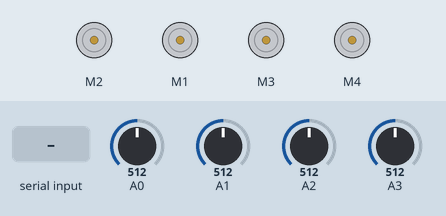
This sketch was run on a simulated Arduino Uno, built with avr-gcc and run on an emulated ATmega328P. Shown: 4 × DC motor (green arrow = forward, orange = backward, longer = faster). The test bench sets the inputs (shaded band); at power-on: A0 = 512, A1 = 512, A2 = 512, A3 = 512.

Above: at 1.2 s.
1.3 s: A0 set to 533
At 2.8 s:
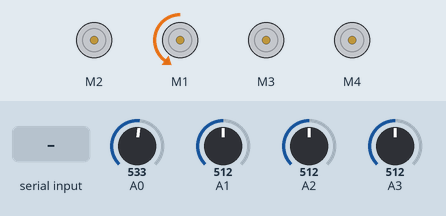
3.5 s: A1 set to 541
At 4.4 s:
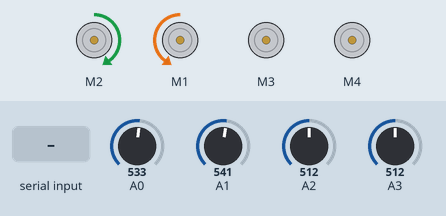
5.5 s: A2 set to 545
At 7.2 s:
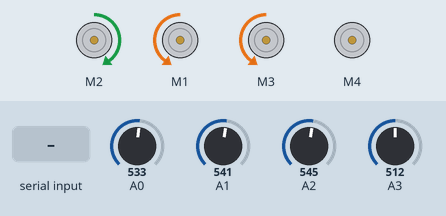
7.5 s: A3 set to 716
At 8.8 s:
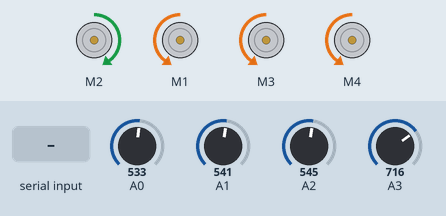
9.5 s: "la 150\n" received over Serial
At 10.4 s:
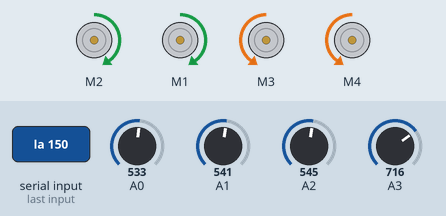
11.5 s: A0 set to 306
At 13.2 s:
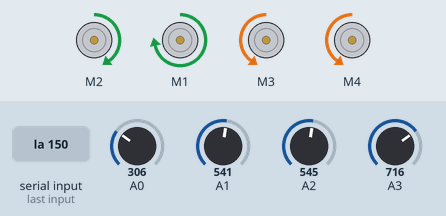
Timing chart, 0 to 14.5 s (numbered marks = the images above; inputs shaded):
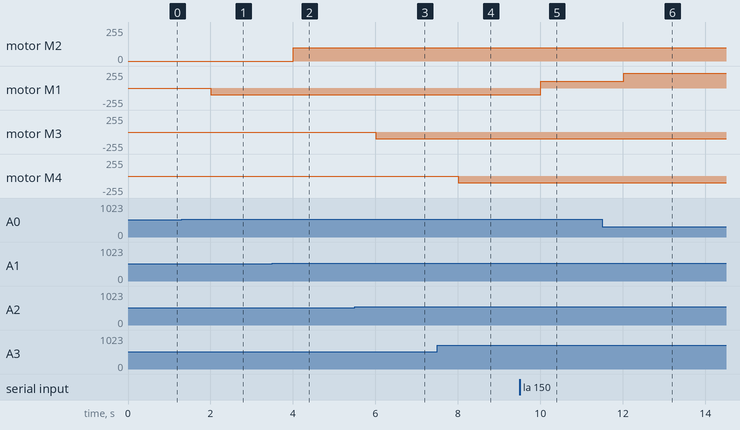

The sketch:

left_arm.ino
```cpp
#include "StringSplitter.h"
#include "agiat_library.h"

#define POS_LSX A0
#define POS_LSY A1
#define POS_LSZ A2
#define POS_LBI A3

AF_DCMotor leftShoulderX(1, MOTOR12_64KHZ);
AF_DCMotor leftShoulderY(2, MOTOR12_64KHZ);
AF_DCMotor leftShoulderZ(3, MOTOR12_64KHZ);
AF_DCMotor leftBicept(4, MOTOR12_64KHZ);

Shield_Motor left_shoulder_y(POS_LSY);
Shield_Motor left_shoulder_z(POS_LSZ);
Shield_Motor left_shoulder_x(POS_LSX);
Shield_Motor left_bicept(POS_LBI);


int current_bicept = left_bicept.current_deg();
int current_shoulder_x = left_shoulder_x.current_deg();
int current_shoulder_y = left_shoulder_y.current_deg();
int current_shoulder_z = left_shoulder_z.current_deg();


int target_bicept = current_bicept;
int target_shoulder_x = current_shoulder_x;
int target_shoulder_y = current_shoulder_y;
int target_shoulder_z = current_shoulder_z;


// Define the parameters for PID control
const double Kp = 0.5; // Proportional gain
const double Ki = 0.2; // Integral gain
const double Kd = 0.1; // Derivative gain

//double previousErrorX = current_shoulder_x; // Error in previous iteration for motor 1
//double previousErrorY = current_shoulder_y; // Error in previous iteration for motor 2
//double previousErrorZ = current_shoulder_z;
//double previousErrorBicept = current_bicept;


double integral1 = 0; // Integral term for motor 1
double integral2 = 0; // Integral term for motor 2

double error_x;
double error_y;
double error_z;
double error_bicept;


void setup() {
  Serial.begin(9600);

  leftShoulderY.setSpeed(200);
  leftShoulderX.setSpeed(200);
  leftShoulderZ.setSpeed(200);
  leftBicept.setSpeed(200);
  left_shoulder_x.setDirection(-1);
  left_bicept.setDirection(-1);

  target_bicept = left_bicept.current_deg();
  target_shoulder_x = left_shoulder_x.current_deg();
  target_shoulder_y = left_shoulder_y.current_deg();
  target_shoulder_z = left_shoulder_z.current_deg();

}

void loop() {

  if (Serial.available() > 0){
    // get the command from controlling program
    String command = Serial.readStringUntil('\n');

    // split the command
    char command_1[command.length()];
    command.toCharArray(command_1, command.length() + 1);

    char* v[5];
    int i = 0;
    char* p;
    p = strtok(command_1, " ");
    while(p && i < 5){
      v[i] = p;
      p = strtok(NULL, " ");
      i++;
    }

    String motorName = v[0];
    String method = v[1];
    String param = v[2];

    if (motorName == "la"){

      String first_param = v[1];
      String second_param = v[2];
      String third_param = v[3];
      String fourth_param = v[4];

      if (isDigit(first_param.charAt(0))){
        target_shoulder_x = first_param.toInt();
      }

      if (isDigit(second_param.charAt(0))){
        target_shoulder_y = second_param.toInt();
      }

      if (isDigit(third_param.charAt(0))){
        target_shoulder_z = third_param.toInt();
      }

      if (isDigit(fourth_param.charAt(0))){
        target_bicept = fourth_param.toInt();
      }


    }

    if (motorName.substring(0, 10) == "current_la"){
      Serial.print("X: "); Serial.print(left_shoulder_x.current_deg());
      Serial.print(" Y: "); Serial.print(left_shoulder_y.current_deg());
      Serial.print(" Z: "); Serial.print(left_shoulder_z.current_deg());
      Serial.print(" Bicept: "); Serial.println(left_bicept.current_deg());

    }

    if (motorName.substring(0, 8) == "error_la"){
      Serial.print("X Error: "); Serial.print(error_x);
      Serial.print(" Y Error: "); Serial.print(error_y);
      Serial.print(" Z Error: "); Serial.print(error_z);
      Serial.print(" Bicept Error: "); Serial.println(error_bicept);

    }

    // FOR LEFT SHOULDER X ===============================================
    if (motorName == "left_shoulder_x" && method == "current"){
      Serial.println(left_shoulder_x.current_deg());
    }
    else if (motorName == "left_shoulder_x" && method == "move"){
      target_shoulder_x = param.toInt();
      Serial.println("Finish");
    }

    // FOR LEFT SHOULDER Y ===============================================
    if (motorName == "left_shoulder_y" && method == "current"){
      Serial.println(left_shoulder_y.current_deg());
    }
    else if (motorName == "left_shoulder_y" && method == "move"){
      target_shoulder_y = param.toInt();
      Serial.println("Finish");
    }

    // FOR LEFT SHOULDER Z ================================================
    if (motorName == "left_shoulder_z" && method == "current"){
      Serial.println(left_shoulder_z.current_deg());
    }
    else if (motorName == "left_shoulder_z" && method == "move"){
      target_shoulder_z = param.toInt();
      Serial.println("Finish");
    }

    // FOR LEFT BICEPT ====================================================
    if (motorName == "left_bicept" && method == "current"){
      Serial.println(left_bicept.current_deg());
    }
    else if (motorName == "left_bicept" && method == "move"){
      target_bicept = param.toInt();
      Serial.println("Finish");
    }

  }


  current_shoulder_x = left_shoulder_x.current_deg();
  current_shoulder_y = left_shoulder_y.current_deg();
  current_shoulder_z = left_shoulder_z.current_deg();
  current_bicept = left_bicept.current_deg();

  // Calculate errors
  error_x = target_shoulder_x - current_shoulder_x;
  error_y = target_shoulder_y - current_shoulder_y;
  error_z = target_shoulder_z - current_shoulder_z;
  error_bicept = target_bicept - current_bicept;

  // set speed =============================================================
  if (error_x <= 12){
    leftShoulderX.setSpeed(100);
  } else{
    leftShoulderX.setSpeed(220);
  }

  if (error_y <= 12){
    leftShoulderY.setSpeed(100);
  } else{
    leftShoulderY.setSpeed(220);
  }

  if (error_z <= 12){
    leftShoulderZ.setSpeed(100);
  } else{
    leftShoulderZ.setSpeed(220);
  }

  if (error_bicept <= 12){
    leftBicept.setSpeed(100);
  } else{
    leftBicept.setSpeed(220);
  }


  // Run motor ==============================================================

  if (error_x <= 3 && error_x >= -3){
    leftShoulderX.run(RELEASE);
  } else if(error_x > 3){
    leftShoulderX.run(FORWARD);
  } else if(error_x < -3){
    leftShoulderX.run(BACKWARD);
  }

  if (error_y <= 3 && error_y >= -3){
    leftShoulderY.run(RELEASE);
  } else if(error_y > 3){
    leftShoulderY.run(BACKWARD);
  } else if(error_y < -3){
    leftShoulderY.run(FORWARD);
  }

  if (error_z <= 3 && error_z >= -3){
    leftShoulderZ.run(RELEASE);
  } else if(error_z > 3){
    leftShoulderZ.run(FORWARD);
  } else if(error_z < -3){
    leftShoulderZ.run(BACKWARD);
  }

  if (error_bicept <= 3 && error_bicept >= -3){
    leftBicept.run(RELEASE);
  } else if(error_bicept > 3){
    leftBicept.run(FORWARD);
  } else if(error_bicept < -3){
    leftBicept.run(BACKWARD);
  }


//  // Calculate PID control outputs
//  double output_x = Kp * error_x + Kd * (error_x - previousErrorX); // Ki * integral1
//  double output_y = Kp * error_y + Kd * (error_y - previousErrorY);
//  double output_z = Kp * error_z + Kd * (error_z - previousErrorZ);
//  double output_bicept = Kp * error_bicept + Kd * (error_bicept - previousErrorBicept);
//
//  // Update integral terms
//  integral1 += error_x;
//  integral2 += error_y;
//
  // Update previous errors
//  previousErrorX = error_x;
//  previousErrorY = error_y;
//  previousErrorZ = error_z;
//  previousErrorBicept = error_bicept;
//
//  // Limit the outputs to the motor speed range (-255 to 255)
//  int motorSpeedX = constrain(output_x, -255, 255);
//  int motorSpeedY = constrain(output_y, -255, 255);
//  int motorSpeedZ = constrain(output_z, -255, 255);
//  int motorSpeedBicept = constrain(output_bicept, -255, 255);


  // Apply control signals to the motors
  // PID
//  if (error_x <= 2 && error_x >= -2){
//    motorSpeedX = 0;
//  }
//  if (error_y <= 2 && error_y >= -2){
//    motorSpeedY = 0;
//  }
//  if (error_z <= 2 && error_z >= -2){
//    motorSpeedZ = 0;
//  }
//  if (error_bicept <= 2 && error_bicept >= -2){
//    motorSpeedBicept = 0;
//  }
//
//  if (motorSpeedX > 0) {
//    leftShoulderX.run(FORWARD);
//    leftShoulderX.setSpeed(motorSpeedX);
//  } else if (motorSpeedX < 0) {
//    leftShoulderX.run(BACKWARD);
//    leftShoulderX.setSpeed(-motorSpeedX);
//  } else if(motorSpeedX == 0) {
//    leftShoulderX.run(RELEASE);
//  }
//
//  if (motorSpeedY > 0) {
//    leftShoulderY.run(FORWARD);
//    leftShoulderY.setSpeed(motorSpeedY);
//  } else if (motorSpeedY < 0) {
//    leftShoulderY.run(BACKWARD);
//    leftShoulderY.setSpeed(-motorSpeedY);
//  } else if(motorSpeedY == 0){
//    leftShoulderY.run(RELEASE);
//  }
//
//  if (motorSpeedZ > 0) {
//    leftShoulderZ.run(FORWARD);
//    leftShoulderZ.setSpeed(motorSpeedZ);
//  } else if (motorSpeedX < 0) {
//    leftShoulderZ.run(BACKWARD);
//    leftShoulderZ.setSpeed(-motorSpeedZ);
//  } else if(motorSpeedZ == 0){
//    leftShoulderZ.run(RELEASE);
//  }
//
//  if (motorSpeedBicept > 0) {
//    leftBicept.run(FORWARD);
//    leftBicept.setSpeed(motorSpeedBicept);
//  } else if (motorSpeedBicept < 0) {
//    leftBicept.run(BACKWARD);
//    leftBicept.setSpeed(-motorSpeedBicept);
//  } else if(motorSpeedBicept == 0){
//    leftBicept.run(RELEASE);
//  }

  // Serial.print("X: "); Serial.print(left_shoulder_x.current_deg());
  // Serial.print(" Y: "); Serial.print(left_shoulder_y.current_deg());
  // Serial.print(" Z: "); Serial.print(left_shoulder_z.current_deg());
  // Serial.print(" Bicept: "); Serial.println(left_bicept.current_deg());

  delay(1000);


}
```

agiat_library.cpp
```cpp
#include "agiat_library.h"

// MOTOR SET UP =============================================================================================

Motor::Motor(int en, int in1, int in2, int potPin){
    en = en;
    in1 = in1;
    in2 = in2;
    potPin = potPin;
    current = map(analogRead(potPin), 0, 1023, 0, 270);
    pinMode(en, OUTPUT);
    pinMode(in1, OUTPUT);
    pinMode(in2, OUTPUT);
    pinMode(potPin, INPUT);
}

int Motor::current_deg(){
    current = map(analogRead(potPin), 0, 1023, 0, 270);
    return current;
}

void Motor::setDirection(int direct){
    _direction = direct;
}

void Motor::stopMotor(){
    digitalWrite(in1, LOW);
    digitalWrite(in2, LOW);
}

void Motor::set_speed(int velocity){
    _velocity = velocity;
}

void Motor::setMaxLimit(int max_){
    _max_limit = max_;
}

void Motor::setMinLimit(int min_){
    _min_limit = min_;
}

void Motor::move_motor(int deg){
    int current_degree = current_deg();
    if (current_degree > deg + 2 ){
        while(current_degree > deg + 2 && current_degree > _min_limit ) {
            if (_direction == 1){
                digitalWrite(en, _velocity);
                digitalWrite(in1, LOW);
                digitalWrite(in2, HIGH);
            } else if (_direction == -1){
                digitalWrite(en, _velocity);
                digitalWrite(in1, HIGH);
                digitalWrite(in2, LOW);
            }
            current_degree = current_deg();
        }
        stopMotor();
    } else if (current_degree < deg - 2){
        while(current_degree < deg - 2 && current_degree < _max_limit) {
            if (_direction == 1){
                digitalWrite(en, _velocity);
                digitalWrite(in1, HIGH);
                digitalWrite(in2, LOW);
            } else if (_direction == -1){
                digitalWrite(en, _velocity);
                digitalWrite(in1, LOW);
                digitalWrite(in2, HIGH);
            }
            current_degree = current_deg();
        }
    } else {
        stopMotor();
    }
}


// HAND SET UP ===================================================================================================

Hand::Hand(int th, int ind, int mid, int rin, int pink, int wri){

    thumb.attach(th);
    index.attach(ind);
    middle.attach(mid);
    ring.attach(rin);
    pinky.attach(pink);
    wrist.attach(wri);

}

void Hand::open(){
    thumb.write(0);
    index.write(0);
    middle.write(0);
    ring.write(0);
    pinky.write(0);
}

void  Hand::close(){
    thumb.write(270);
    index.write(270);
    middle.write(270);
    ring.write(270);
    pinky.write(270);
}

void Hand::finger_moving(String finger){
    if (finger == "thumb"){
        int count = 0;
        while(count < 3){
            thumb.write(0);
            delay(500);
            thumb.write(180);
            delay(500);
            count++;
        }
    } else if (finger == "index"){
        int count = 0;
        while(count < 3){
            index.write(0);
            delay(500);
            index.write(180);
            delay(500);
            count++;
        }
    } else if (finger == "middle"){
        int count = 0;
        while(count < 3){
            middle.write(0);
            delay(500);
            middle.write(180);
            delay(500);
            count++;
        }
    } else if (finger == "ring"){
        int count = 0;
        while(count < 3){
            ring.write(0);
            delay(500);
            ring.write(180);
            delay(500);
            count++;
        }
    } else if(finger == "pinky"){
        int count = 0;
        while(count < 3){
            pinky.write(0);
            delay(500);
            pinky.write(180);
            delay(500);
            count++;
        }
    }

}

void Hand::servo_wrist(int degree){
    wrist.write(degree);
}

// SHIELD MOTOR  CONTROL FUNCTIONS //////////////////////////////////////////////////////////////////////////
Shield_Motor::Shield_Motor(int potPin) {
    _potPin = potPin;
}

void Shield_Motor::setDirection(int direct){
    _direction = direct;
}

int Shield_Motor::current_deg(){
    _current = map(analogRead(_potPin), 0, 1023, 0, 270);
    return _current;
}

void Shield_Motor::setMinLimit(int min_){
    _min_limit = min_;
}

void Shield_Motor::setMaxLimit(int max_){
    _max_limit = max_;
}

int Shield_Motor::get_dir(){
  return _direction;
}

void Shield_Motor::move_motor(AF_DCMotor dcMotor, int deg){
    int current_degree = current_deg();
    if (current_degree > deg + _delta ) {
        while(current_degree > deg + _delta ) {
            if (_direction == 1){
                dcMotor.run(FORWARD);
            } else if (_direction == -1){
                dcMotor.run(BACKWARD);
            }
            current_degree = current_deg();
        }
        dcMotor.run(RELEASE);
    } else if (current_degree < deg - _delta  ){
        while(current_degree < deg - _delta ){
            if (_direction == 1){
                dcMotor.run(BACKWARD);
            } else if (_direction == -1){
                dcMotor.run(FORWARD);
            }
            current_degree  = current_deg();
        }
        dcMotor.run(RELEASE);
    } else {
        dcMotor.run(RELEASE);
    }
}

// HEAD SET UP ===============================================================================================
Head::Head(int se, int m, int ue, int h, int n, int sn){
    side_eye.attach(se);
    mouth.attach(m);
    up_eye.attach(ue);
    neck.attach(n);
    head.attach(h);
    side_neck.attach(sn);
}

void Head::servo_head(int degree){
    // ... - ... is turn left
    // ... - ... is turn right
    // ... is center
    head.write(degree);
}

void Head::servo_neck(int degree){
    // ... - ...  is up
    // ... - ... is down
    // ... is center
    neck.write(degree);
}

void Head::servo_mouth(int degree) {
    // ... - ... is open
    // ... - ... is close
    mouth.write(degree);
}

void Head::servo_side_eye(int degree){
    // ... - ... is left
    // ... - ... is right
    // ... is center
    side_eye.write(degree);
}

void Head::setMaxLimit(int max){
    _max_limit = max;
}

void Head::setMinLimit(int min){
    _min_limit  = min;
}

void Head::servo_up_eye(int degree){
    // ... - ... is up
    // ... - ... is down
    // ... is center
    up_eye.write(degree);
}

void Head::servo_side_neck(int degree){
    // ... - ... is left tilt
    // ... - ... is right tilt
    // ... is center
    side_neck.write(degree);
}
```

agiat_library.h
```cpp
#ifndef AGIAT_LIBRARY_h
#define AGIAT_LIBRARY_h

#include <Arduino.h>
#include <Servo.h>
#include <AFMotor.h>


class Motor{
    private:
        int en;
        int in1;
        int in2;
        int potPin;
        int current;
        int _velocity;
        int const delta = 2;
        int _direction = 1;
        int _min_limit, _max_limit;

    public:
        Motor(int en, int in1, int in2, int potPin);
        int current_deg();
        void move_motor(int degree);
        void set_speed(int velocity);
        void stopMotor();
        void setDirection(int direct);
        void setMinLimit(int min_);
        void setMaxLimit(int max_);
};

class Shield_Motor{
    private:
        int _direction = 1;
        int _potPin;
        int _delta = 2;
        int _current;
        int _min_limit, _max_limit;

    public:
        Shield_Motor(int potPin);
        void move_motor(AF_DCMotor dcMotor, int deg);
        void setDirection(int direct);
        int current_deg();
        void setMinLimit(int min_);
        void setMaxLimit(int max_);
        int get_dir();

};

class Hand{
    private:
        Servo thumb, index, middle, ring, pinky, wrist;
        int const delta;
        int direction = 1;

    public:
        Hand(int th, int ind, int mid, int rin, int pink, int wri);
        void open();
        void close();
        void finger_moving(String finger);
        void servo_wrist(int degree);
};

class Head{
    private:
        int _min_limit, _max_limit;
    public:
        Servo side_eye, mouth, up_eye, head, neck, side_neck;

        Head(int se, int m, int ue, int h, int n, int sn);
        void servo_head(int degree);
        void servo_mouth(int degree);
        void servo_side_eye(int degree);
        void servo_up_eye(int degree);
        void servo_side_neck(int degree);
        void servo_neck(int degree);
        void setMaxLimit(int max);
        void setMinLimit(int min);

};


#endif
```

Measured:
- the behaviour switches between 526 and 527 on A0 (found by bisection; images 0 and 1)
- the behaviour switches between 526 and 527 on A1 (found by bisection; images 1 and 2)
- the behaviour switches between 526 and 527 on A2 (found by bisection; images 2 and 3)
- after the input at 1.3 s, motor M1: stopped → backward 100/255 after 0.70 s
- after the input at 3.5 s, motor M2: stopped → forward 100/255 after 0.51 s
- after the input at 5.5 s, motor M3: stopped → backward 100/255 after 0.51 s
- after the input at 7.5 s, motor M4: stopped → backward 100/255 after 0.51 s
- after the input at 9.5 s, motor M1: backward 100/255 → forward 100/255 after 0.51 s
- after the input at 11.5 s, motor M1: forward 100/255 → forward 220/255 after 0.52 s
